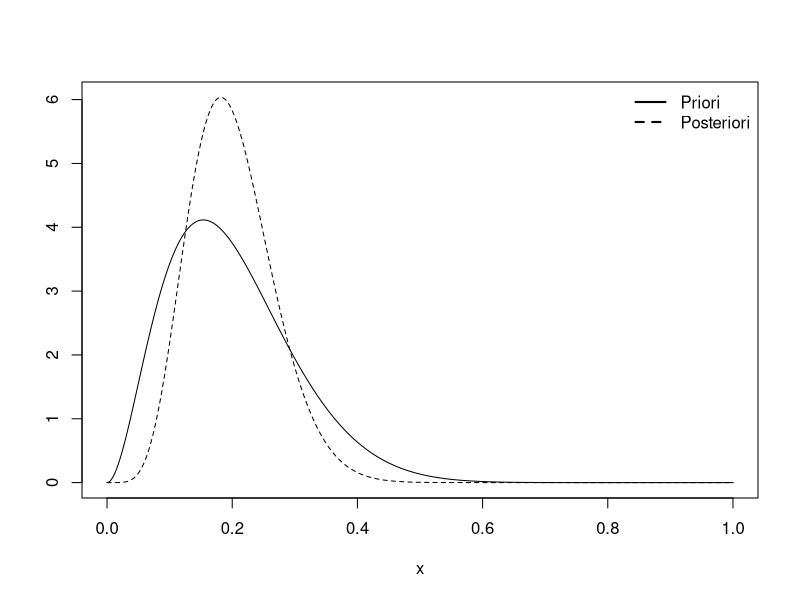

This chart was generated by the following R code:
## ---- chunk 1
#IC
ic <- function(x, sigma=1, n){
  xbarra <- mean(x)
  z=qnorm(0.95)
  ep=sigma/sqrt(n)
  return(c(xbarra-z*ep,xbarra+z*ep))
}

## ---- chunk 2
#intervalo de confiança para n=10
ic(rnorm(10), 1, 10)
## ---- chunk 3
#intervalo de confiança para n=20
ic(rnorm(20), 1, 20)
## ---- chunk 4
#intervalo de confiança para n=100
ic(rnorm(100), 1, 100)
## ---- chunk 5
#Porcentacem de sucesso para n=10
#IC
ic <- function(x, sigma=1, n){
  xbarra <- mean(x)
  z=qnorm(0.95)
  ep=sigma/sqrt(n)
  return(c(xbarra-z*ep,xbarra+z*ep))
}
#réplicas
R <- 500
I=rep(0,R)
media <- 0
for (k in 1:500){
  x <- rnorm(10)
  IC<-ic(x, 1, 10)
  if (media>=IC[1] & media<=IC[2])
    I[k] <- 1
}
sum(I)/R
## ---- chunk 6
#Porcentacem de sucesso para n=20
#IC
ic <- function(x, sigma=1, n){
  xbarra <- mean(x)
  z=qnorm(0.95)
  ep=sigma/sqrt(n)
  return(c(xbarra-z*ep,xbarra+z*ep))
}
#réplicas
R <- 500
I=rep(0,R)
media <- 0
for (k in 1:500){
  x <- rnorm(20)
  IC<-ic(x, 1, 20)
  if (media>=IC[1] & media<=IC[2])
    I[k] <- 1
}
sum(I)/R
## ---- chunk 7
#Porcentacem de sucesso para n=100
#IC
ic <- function(x, sigma=1, n){
  xbarra <- mean(x)
  z=qnorm(0.95)
  ep=sigma/sqrt(n)
  return(c(xbarra-z*ep,xbarra+z*ep))
}
#réplicas
R <- 500
I=rep(0,R)
media <- 0
for (k in 1:500){
  x <- rnorm(100)
  IC<-ic(x, 1, 100)
  if (media>=IC[1] & media<=IC[2])
    I[k] <- 1
}
sum(I)/R
## ---- chunk 8
x <- seq(from=0, to=1, by=0.001)
priori <- dbeta(x,3,12)
posteriori <- dbeta(x,7,28)
plot(posteriori~x, lty="dashed", type="l", ylab = " ")
lines(priori~x)
legend("topright", legend=c("Priori","Posteriori"), lty=c(1,2), lwd=2, bty="n")
